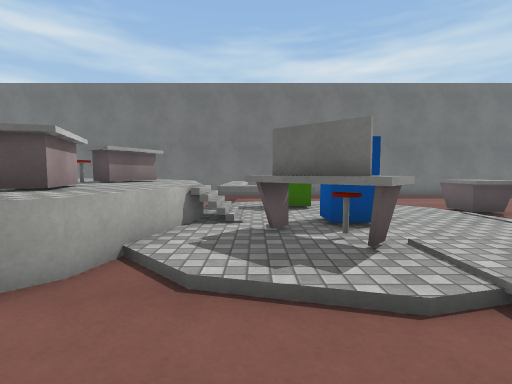
View 1 (above)

17 first-person views from a walk through a Unity game level. The camera is 1.3 m above the floor, tilts 4° down and sees 85° across. The floor is counted in squares, 1 m on a side. Each view is taken from the middle of a square. On the plan, view 1 faces up. The plan holds only what a view shows up to about 13 squares ahead; the rest is blank. The place goes on beyond the plan. The player character is not drawn. Surface patterns are stand-ins for the level's own textures.

View 2
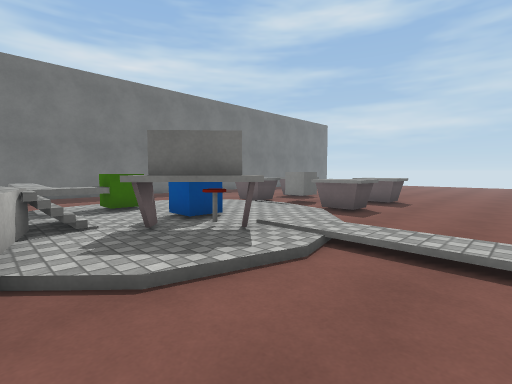

View 3
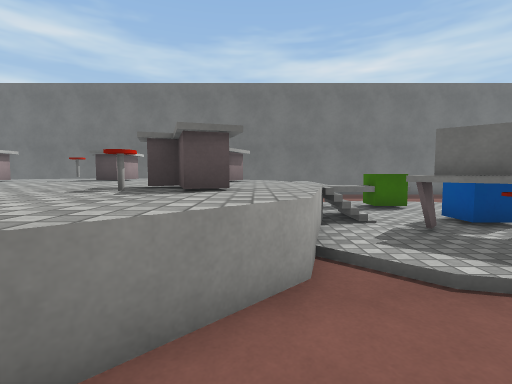

View 4
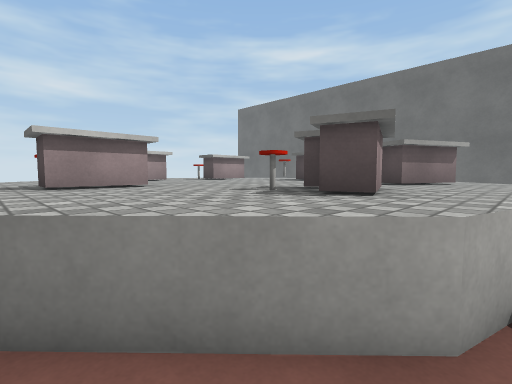

View 5
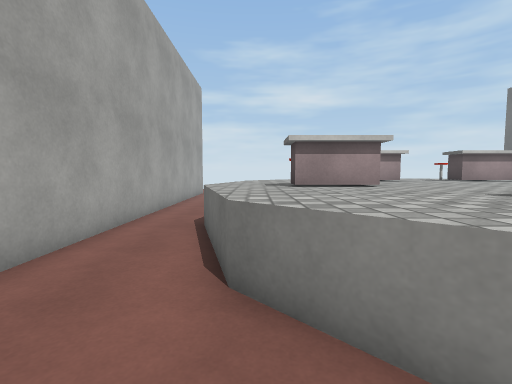

View 6
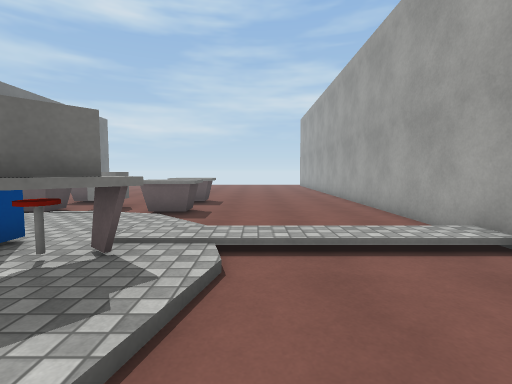

View 7
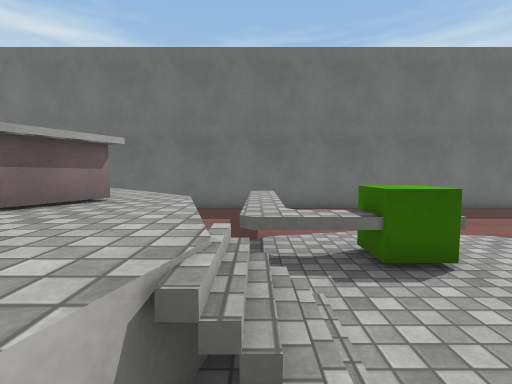

View 8
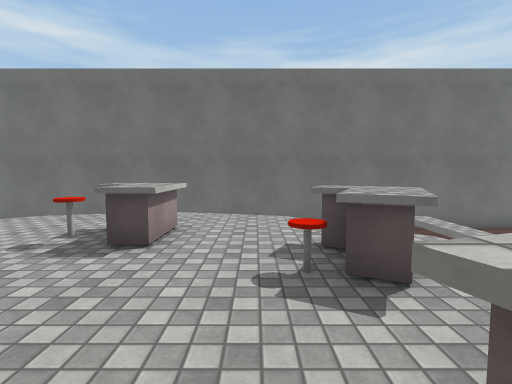

View 9
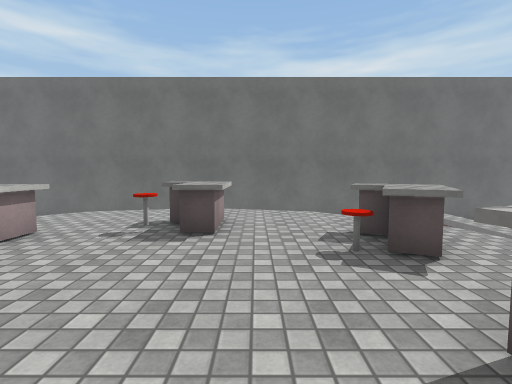

View 10
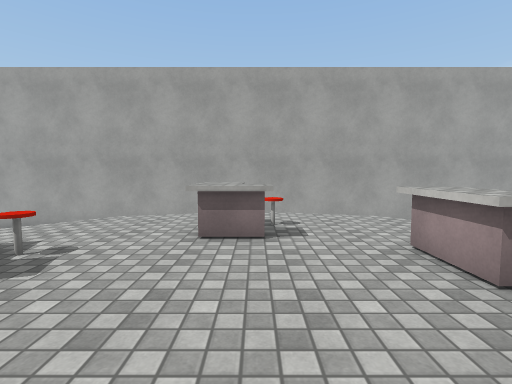

View 11
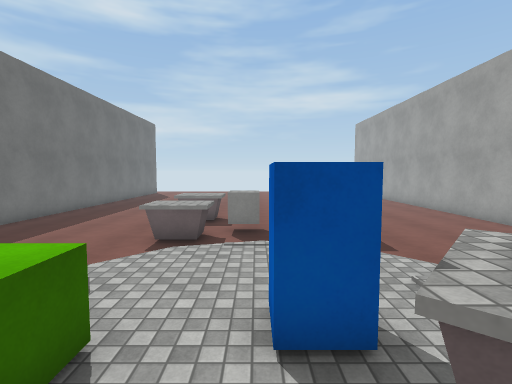

View 12
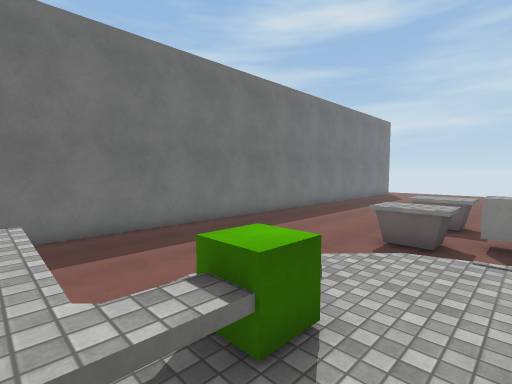

View 13
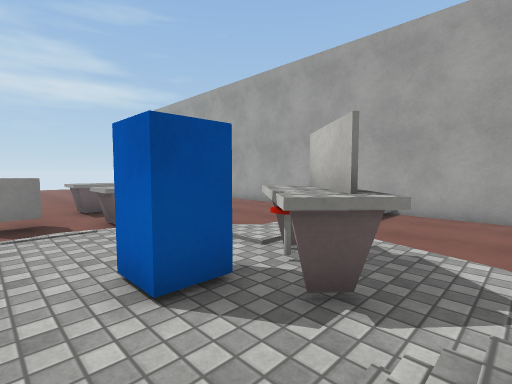

View 14
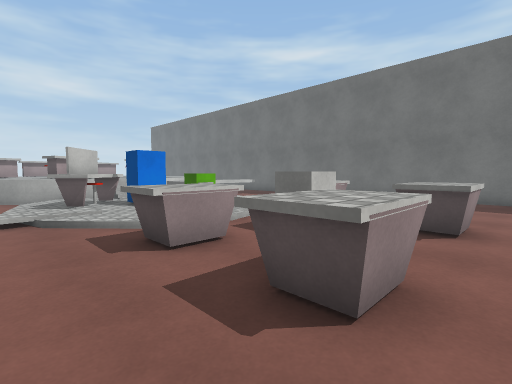

View 15
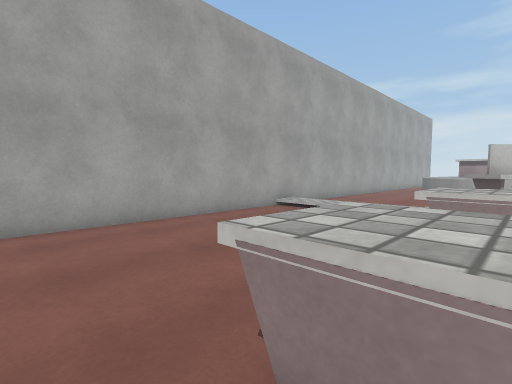

View 16
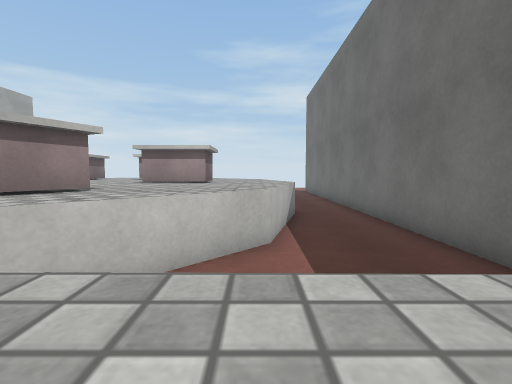

View 17
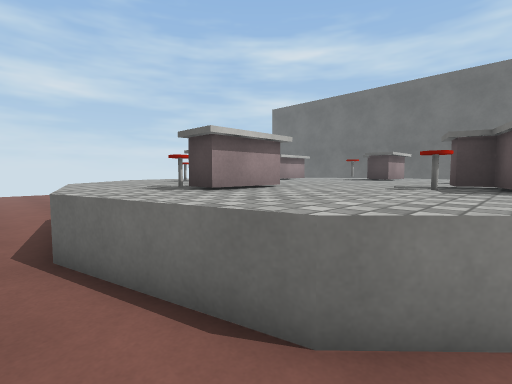

### Floor plan
Key: @ floor where view 1 was taken; # wall or solid block; . main floor; : floor 0.25 m higher than the main floor; + floor 1 m higher than the main floor; / step, stairs or slope; = window, fence, low wall or low ledge; ^ raised ledge; v drop or lower ground; B blue block; O other object.
Columns run from 13 left of view 1 to 12 right of it. Each row starts with its distance up from view 1.
 16 ##########################
 15 ..........................
 14   ..===.....^.............
 13 v+++++++=. .^.............
 12 ++++OO+++= .^.............
 11 ++++OO++++/.^////.........
 10 OO+OOO++OO+=^:=:::/.^^.^^.
  9 OO++++++OOO=^^^^:::.^^.^^.
  8 OO++++++OO++/:::::://^....
  7 ++++++++++++/::B:::/.^....
  6 OO++++++OO++/:OB:::/^.....
  5 OO++++++OOO=:OOO:::/^^.^^.
  4 OO++OO+++O+=::OO::/.^^.^^.
  3 ++++OO++++/.//:::/........
  2 +++OOO+++/......:.........
  1 =+++++++=. .....:.........
  0 ..=====......@..:.........
 -1 ..........  ....:.........
 -2 ##########################

Where each view was taken, in squares from view 1:
view 1: 0 up, 0 right, facing up
view 2: 0 up, 2 left, facing up-right
view 3: 0 up, 3 left, facing up
view 4: 1 up, 2 left, facing up-left
view 5: 1 up, 2 left, facing left
view 6: 2 up, 2 left, facing right
view 7: 5 up, 1 left, facing up
view 8: 5 up, 6 left, facing up
view 9: 4 up, 7 left, facing up
view 10: 9 up, 9 left, facing down
view 11: 7 up, 1 left, facing right
view 12: 7 up, 1 left, facing up-right
view 13: 8 up, 1 left, facing down-right
view 14: 2 up, 12 right, facing up-left
view 15: 5 up, 12 right, facing down-left
view 16: 13 up, 0 right, facing left
view 17: 1 down, 4 left, facing up-left
